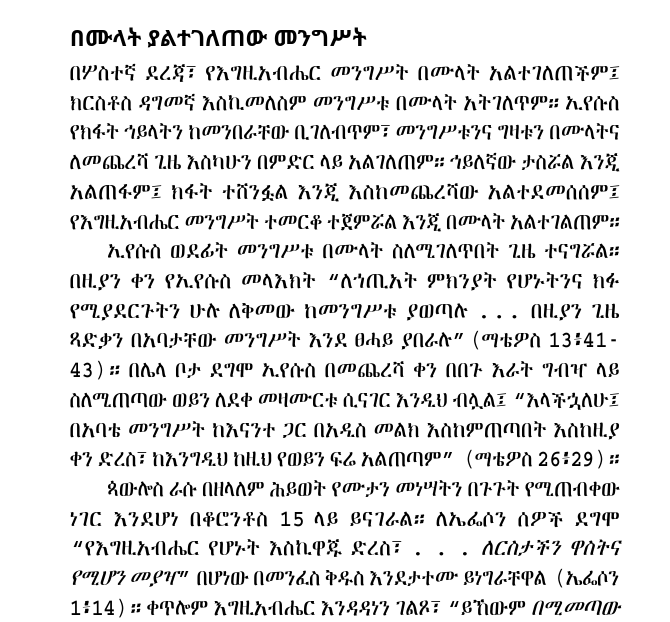
#> input picture my_amharic_document.jpg, 670 x 622 px
$ python inspect_image.py my_amharic_document.jpg
#> lines starting #> are read from the running program, lines starting #| are printed output that depends on the picture
#!/usr/bin/env python3
"""
inspect_amharic_image.py – Deep inspection of a single Amharic document image.
Analyzes: dimensions, pixel stats, histogram, text lines, noise, sharpness,
binarization results, projection profiles, and more.

Usage:
    python inspect_amharic_image.py my_amharic_document.jpg [--output_dir ./inspection]
"""

import os
import sys
import argparse
import numpy as np
import cv2
import matplotlib.pyplot as plt
from matplotlib.gridspec import GridSpec
from scipy import ndimage
from skimage import filters, morphology, measure
from collections import Counter
import json
from datetime import datetime

# -----------------------------------------------------------------------------
# Load image
# -----------------------------------------------------------------------------
def load_image(path):
    """Load image in grayscale and color."""
#> called with path = 'my_amharic_document.jpg'
    if not os.path.exists(path):
        raise FileNotFoundError(f"Image not found: {path}")

    img_color = cv2.imread(path, cv2.IMREAD_COLOR)
#> img_color is the input picture: shape (622, 670, 3); min 0, max 255, mean 228.1
    img_gray = cv2.imread(path, cv2.IMREAD_GRAYSCALE)
#|   Dimensions: 622×670
#|   Dtype: uint8
#|   Value range: [0, 255]

    if img_gray is None:
        raise ValueError(f"Cannot read image: {path}")

    # Convert BGR to RGB for matplotlib
    img_color_rgb = cv2.cvtColor(img_color, cv2.COLOR_BGR2RGB) if img_color is not None else None

    return img_gray, img_color_rgb


# -----------------------------------------------------------------------------
# 1. Basic Image Properties
# -----------------------------------------------------------------------------
def basic_properties(img_gray, img_color, report):
    """Print fundamental image properties."""
    report.append("## 1. Basic Image Properties\n")
    report.append("| Property | Value |")
    report.append("|----------|-------|")
    report.append(f"| Dimensions (H×W) | {img_gray.shape[0]} × {img_gray.shape[1]} |")
    report.append(f"| Total pixels | {img_gray.size:,} |")
    report.append(f"| Aspect ratio | {img_gray.shape[1]/img_gray.shape[0]:.2f} |")
    report.append(f"| Dtype | {img_gray.dtype} |")
    report.append(f"| Channels | 1 (grayscale)" + (" / 3 (color)" if img_color is not None else "") + " |")
    report.append(f"| File size (if available) | — |")
    report.append("")


# -----------------------------------------------------------------------------
# 2. Pixel Statistics
# -----------------------------------------------------------------------------
def pixel_statistics(img_gray, output_dir, report):
    """Analyze pixel intensity distribution."""
#> called with output_dir = './image_inspection'
    report.append("## 2. Pixel Intensity Analysis\n")

    mean_val = img_gray.mean()
#> mean_val = 228.1
    std_val = img_gray.std()
#> std_val = 70.05
    min_val = img_gray.min()
#> min_val = 0
    max_val = img_gray.max()
#> max_val = 255
    median_val = np.median(img_gray)
#> median_val = 255

    report.append("| Statistic | Value |")
    report.append("|-----------|-------|")
    report.append(f"| Min | {min_val} |")
    report.append(f"| Max | {max_val} |")
    report.append(f"| Mean | {mean_val:.4f} |")
    report.append(f"| Median | {median_val:.4f} |")
    report.append(f"| Std | {std_val:.4f} |")
    report.append(f"| Dynamic range | {max_val - min_val} |")

    # Histogram
    fig, axes = plt.subplots(1, 2, figsize=(14, 5))

    # Linear histogram
    axes[0].hist(img_gray.ravel(), bins=256, color='gray', edgecolor='black', alpha=0.7)
    axes[0].axvline(mean_val, color='red', linestyle='--', linewidth=1.5, label=f'Mean: {mean_val:.1f}')
    axes[0].axvline(median_val, color='blue', linestyle='--', linewidth=1.5, label=f'Median: {median_val:.1f}')
    axes[0].set_title('Pixel Intensity Histogram')
    axes[0].set_xlabel('Pixel Value (0=black, 255=white)')
    axes[0].set_ylabel('Count')
    axes[0].legend()
    axes[0].grid(True, alpha=0.3)

    # Log histogram
    axes[1].hist(img_gray.ravel(), bins=256, color='gray', edgecolor='black', alpha=0.7)
    axes[1].set_yscale('log')
    axes[1].axvline(mean_val, color='red', linestyle='--', linewidth=1.5, label=f'Mean: {mean_val:.1f}')
    axes[1].set_title('Pixel Intensity Histogram (Log Scale)')
    axes[1].set_xlabel('Pixel Value')
    axes[1].set_ylabel('Count (log)')
    axes[1].legend()
    axes[1].grid(True, alpha=0.3)

    plt.suptitle('Image Pixel Distribution', fontsize=14, fontweight='bold')
    plt.tight_layout()
    plt.savefig(os.path.join(output_dir, '01_pixel_histogram.png'), dpi=150, bbox_inches='tight')
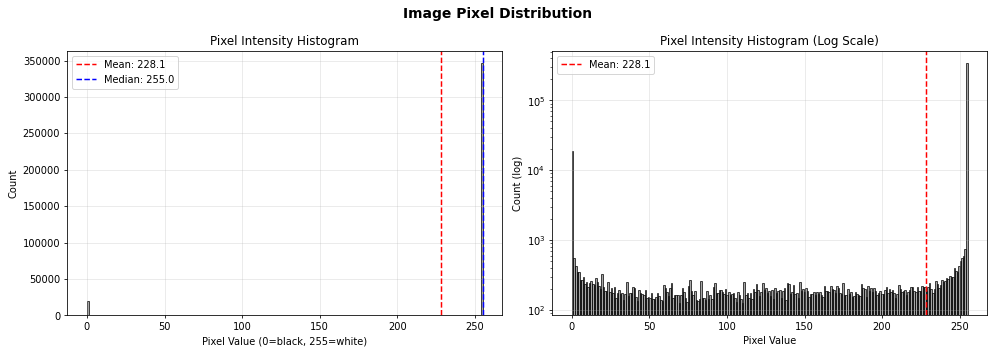
#> figure drawn by matplotlib, 2 panels; panel 1: tallest bar 346022 high, from x = 254 to 255; panel 2: tallest bar 346022 high, from x = 254 to 255
    plt.close()

    report.append(f"\n![Pixel histogram](01_pixel_histogram.png)\n")

    # Threshold analysis
    thresh_otsu = filters.threshold_otsu(img_gray)
#> thresh_otsu = 146
    report.append(f"\n- **Otsu threshold:** {thresh_otsu:.1f}")
    report.append(f"- **Black pixels (≤128):** {(img_gray <= 128).sum():,} ({(img_gray <= 128).mean()*100:.1f}%)")
    report.append(f"- **White pixels (>128):** {(img_gray > 128).sum():,} ({(img_gray > 128).mean()*100:.1f}%)")


# -----------------------------------------------------------------------------
# 3. Image Quality Metrics
# -----------------------------------------------------------------------------
def quality_metrics(img_gray, output_dir, report):
    """Compute sharpness, noise, contrast metrics."""
#> called with output_dir = './image_inspection'
    report.append("## 3. Image Quality Metrics\n")

    # Sharpness (Laplacian variance)
    laplacian = ndimage.laplace(img_gray.astype(np.float64))
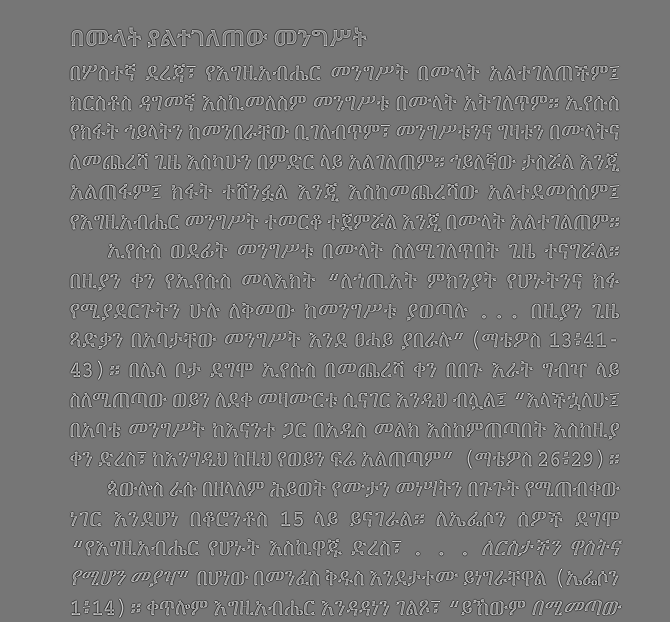
#> laplacian: shape (622, 670) float64; min -615, max 707, mean 0; drawn with min black and max white
    sharpness = laplacian.var()
#> sharpness = 10447.1

    # Contrast (Michelson contrast)
    min_val, max_val = img_gray.min(), img_gray.max()
#> min_val = 0; max_val = 255
    if max_val + min_val > 0:
        michelson_contrast = (max_val - min_val) / (max_val + min_val)
#> michelson_contrast = 1
    else:
        michelson_contrast = 0

    # RMS contrast
    rms_contrast = img_gray.std() / img_gray.mean() if img_gray.mean() > 0 else 0
#> rms_contrast = 0.307

    # Noise (std after median filter)
    denoised = ndimage.median_filter(img_gray, size=3)
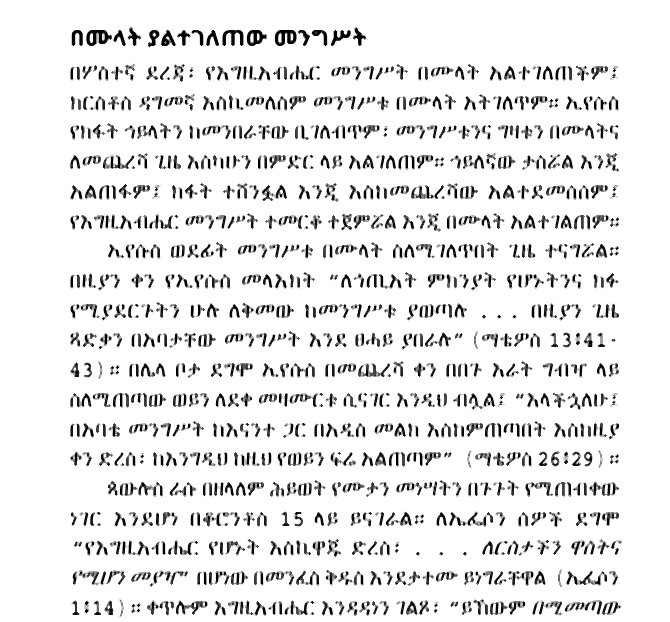
#> denoised: shape (622, 670); min 0, max 255, mean 231.6
    noise_residual = img_gray.astype(np.float64) - denoised.astype(np.float64)
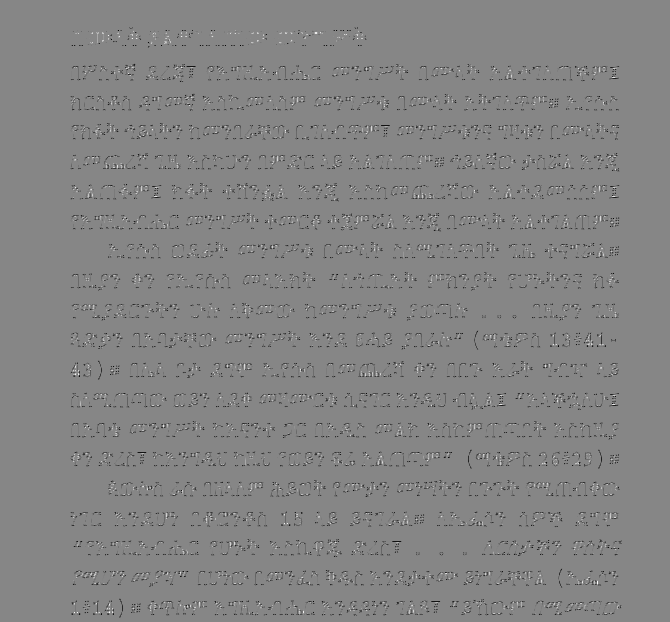
#> noise_residual: shape (622, 670) float64; min -255, max 228, mean -3.5; drawn with min black and max white
    noise_std = noise_residual.std()
#> noise_std = 23.13

    # Signal-to-Noise Ratio
    snr = img_gray.mean() / noise_std if noise_std > 0 else float('inf')
#> snr = 9.86
#> (the rest of the program and of its run is left out)
